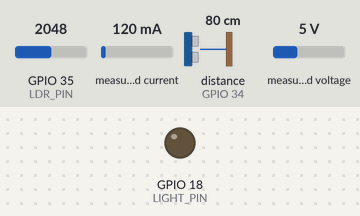
The sketch below on a simulated ESP32. Parts: output pins drawn as LEDs (lit = HIGH). Wiring (inferred from the names in the program): ultrasonic range finder: trigger GPIO 5; echo GPIO 34. The test bench sets the inputs (shaded band); at power-on: GPIO 35 (LDR_PIN) = 2048, distance to the obstacle (sensor on GPIO 34) 80 cm, measured current 120 mA, measured voltage 5 V. The echo pulse lasts 58.3 µs per cm; WiFi joins after 1.5 s; servers stay silent unless stated; no MQTT or app messages arrive unless stated; pins used as bus, display or sensor lines are not drawn; what the sketch prints to the serial monitor is not drawn.

Above: at 5.1 s.
5.2 s: GPIO 35 (LDR_PIN) set to 2439
7.2 s: GPIO 35 (LDR_PIN) set to 2561
At 8.7 s:
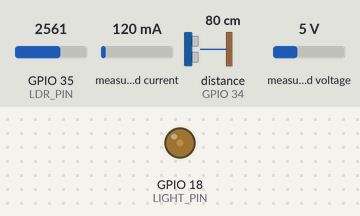
9.5 s: distance to the obstacle (sensor on GPIO 34) set to 12 cm
11.3 s: distance to the obstacle (sensor on GPIO 34) set to 9 cm
At 12.9 s:
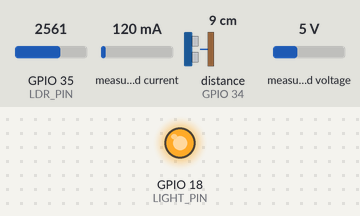
Timing chart, 0 to 30.0 s (numbered marks = the images above; inputs shaded):
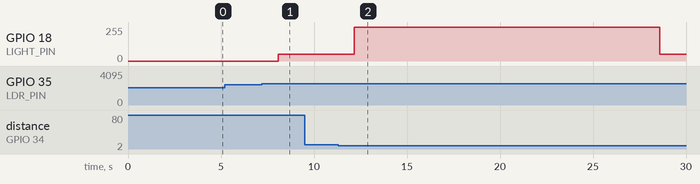

Measured:
- the behaviour switches between 2500 and 2501 on GPIO 35 (LDR_PIN) (found by bisection; images 0 and 1)
- the behaviour switches between 11 and 10 cm on distance to the obstacle (sensor on GPIO 34) (found by bisection; images 1 and 2)
- after the input at 5.2 s, every drawn part: stays the same
- after the input at 7.2 s, GPIO 18 (LIGHT_PIN): 0/255 → 51/255 after 0.88 s
- after the input at 9.5 s, every drawn part: stays the same
- after the input at 11.3 s, GPIO 18 (LIGHT_PIN): 51/255 → 255/255 after 0.87 s, → 51/255 16.4 s later

The sketch:

NODE_1.ino
```cpp
#include <WiFi.h>
#include <esp_now.h>
#include <esp_wifi.h>
#include <PubSubClient.h>
#include <ArduinoJson.h>
#include <PZEM004Tv30.h>

// ===== WIFI & MQTT =====
const char* ssid        = "Vodacom_9110";
const char* password    = "Eliza@24";
const char* mqtt_server = "192.168.0.47";

const char* topic_node1 = "streetlight/node1";
const char* topic_node2 = "streetlight/node2";
const char* topic_node3 = "streetlight/node3";

// ===== PINS =====
#define LDR_PIN        35
#define TRIG_PIN        5
#define ECHO_PIN       34
#define LIGHT_PIN      18
#define PZEM_RX_PIN    16
#define PZEM_TX_PIN    17

#define DISTANCE_THRESHOLD_CM  10.0
#define LIGHT_TIMEOUT_MS       1000

// ===== PWM CONFIG =====
#define PWM_CHANNEL     0
#define PWM_FREQ        5000
#define PWM_RESOLUTION  8
#define BRIGHTNESS_OFF   0
#define BRIGHTNESS_DIM   51
#define BRIGHTNESS_FULL  255

// ===== NODE 2 & 3 MAC ADDRESSES =====
uint8_t node2Mac[] = {0x30, 0x76, 0xF5, 0x91, 0x21, 0xB4};
uint8_t node3Mac[] = {0x8C, 0x94, 0xDF, 0x4C, 0xFA, 0xD4};

WiFiClient espClient;
PubSubClient client(espClient);
PZEM004Tv30 pzem(Serial2, PZEM_RX_PIN, PZEM_TX_PIN);

bool targetDetected      = false;
unsigned long lastDetectionTime = 0;
bool darkDetected        = false;
String lightStatus       = "OFF";
bool zoneOverride        = false;
uint8_t wifiChannel      = 6; // default, updated after WiFi connects

typedef struct {
  int   nodeId;
  float distance;
  bool  dark;
  char  light[4];
  float voltage;
  float current;
  float power;
  long  uptime;
} NodePayload;

typedef struct {
  bool dark;
} DarkFeedback;

NodePayload node2Data;
NodePayload node3Data;
bool node2Updated = false;
bool node3Updated = false;

// ===== ESP-NOW RECEIVE =====
void onReceive(const uint8_t *mac_addr, const uint8_t *data, int len) {
  // Print every packet received so we can debug
  Serial.printf("ESP-NOW RX from %02X:%02X:%02X:%02X:%02X:%02X len:%d\n",
    mac_addr[0], mac_addr[1], mac_addr[2],
    mac_addr[3], mac_addr[4], mac_addr[5], len);

  // Accept NodePayload from Node 2 and Node 3
  if (len == sizeof(NodePayload)) {
    NodePayload incoming;
    memcpy(&incoming, data, sizeof(incoming));
    incoming.dark = darkDetected; // stamp with real LDR reading

    if (incoming.nodeId == 2) {
      node2Data    = incoming;
      node2Updated = true;
      Serial.printf("Node 2 | Dist:%.1f | Light:%s | V:%.1f\n",
        incoming.distance, incoming.light, incoming.voltage);
    } else if (incoming.nodeId == 3) {
      node3Data    = incoming;
      node3Updated = true;
      Serial.printf("Node 3 | Dist:%.1f | Light:%s | V:%.1f\n",
        incoming.distance, incoming.light, incoming.voltage);
    } else {
      Serial.printf("Unknown nodeId: %d\n", incoming.nodeId);
    }
  } else {
    Serial.printf("Unexpected size: %d (NodePayload=%d DarkFeedback=%d)\n",
      len, sizeof(NodePayload), sizeof(DarkFeedback));
  }
}

float getDistanceCM() {
  digitalWrite(TRIG_PIN, LOW);
  delayMicroseconds(2);
  digitalWrite(TRIG_PIN, HIGH);
  delayMicroseconds(10);
  digitalWrite(TRIG_PIN, LOW);
  long duration = pulseIn(ECHO_PIN, HIGH, 30000);
  float dist = duration * 0.0343 / 2;
  if (duration == 0 || dist > 400) return 999.0;
  return dist;
}

void setup_wifi() {
  WiFi.mode(WIFI_AP_STA);
  WiFi.begin(ssid, password);
  Serial.print("Connecting WiFi");
  int attempts = 0;
  while (WiFi.status() != WL_CONNECTED && attempts < 30) {
    delay(500); Serial.print("."); attempts++;
  }
  if (WiFi.status() == WL_CONNECTED) {
    wifiChannel = WiFi.channel();
    Serial.println("\nWiFi OK");
    Serial.print("IP: "); Serial.println(WiFi.localIP());
    Serial.printf("WiFi Channel: %d\n", wifiChannel);
  } else {
    Serial.println("\nWiFi FAIL");
  }
}

void mqttCallback(char* topic, byte* payload, unsigned int length) {
  String msg = "";
  for (unsigned int i = 0; i < length; i++) msg += (char)payload[i];

  StaticJsonDocument<128> cmd;
  deserializeJson(cmd, msg);
  String command = cmd["command"].as<String>();

  Serial.printf("MQTT cmd [%s]: %s\n", topic, command.c_str());

  if (command == "ON") {
    zoneOverride = true;
    ledcWrite(PWM_CHANNEL, BRIGHTNESS_FULL);
    lightStatus = "ON";
  } else if (command == "OFF") {
    zoneOverride = true;
    ledcWrite(PWM_CHANNEL, BRIGHTNESS_OFF);
    lightStatus = "OFF";
  } else if (command == "BRIGHTNESS") {
    int dashValue = cmd["value"].as<int>();
    int pwmValue  = map(dashValue, 0, 100, 0, 255);
    zoneOverride  = true;
    ledcWrite(PWM_CHANNEL, pwmValue);
    lightStatus   = (pwmValue > 0) ? "ON" : "OFF";
  } else if (command == "AUTO") {
    zoneOverride = false;
  }
}

void reconnect() {
  while (!client.connected()) {
    Serial.println("Connecting MQTT...");
    if (client.connect("ESP32Node1Gateway")) {
      Serial.println("MQTT OK");
      client.subscribe("streetlight/zone1/command");
      client.subscribe("streetlight/zone2/command");
      client.subscribe("streetlight/zone3/command");
    } else {
      Serial.printf("MQTT failed rc=%d\n", client.state());
      delay(2000);
    }
  }
}

void publishNode(const char* topic, int nodeId, float distance, bool dark,
                 const char* light, float voltage, float current,
                 float power, long uptime) {
  StaticJsonDocument<256> doc;
  doc["nodeId"]   = nodeId;
  doc["distance"] = (distance > 200) ? 999 : distance;
  doc["dark"]     = dark;
  doc["light"]    = light;
  doc["voltage"]  = voltage;
  doc["current"]  = current;
  doc["power"]    = power;
  doc["uptime"]   = uptime;

  char buffer[256];
  serializeJson(doc, buffer);
  bool ok = client.publish(topic, buffer);
  Serial.printf("Pub %s [%s]\n", topic, ok ? "OK" : "FAIL");
}

void setup() {
  Serial.begin(115200);
  delay(2000);

  Serial.println("\n=== NODE 1 GATEWAY ===");

  Serial2.begin(9600, SERIAL_8N1, PZEM_RX_PIN, PZEM_TX_PIN);
  delay(200);

  pinMode(LDR_PIN, INPUT);
  pinMode(TRIG_PIN, OUTPUT);
  pinMode(ECHO_PIN, INPUT_PULLDOWN);
  pinMode(LIGHT_PIN, OUTPUT);
  digitalWrite(LIGHT_PIN, LOW);
  delay(200);

  ledcSetup(PWM_CHANNEL, PWM_FREQ, PWM_RESOLUTION);
  ledcAttachPin(LIGHT_PIN, PWM_CHANNEL);
  ledcWrite(PWM_CHANNEL, BRIGHTNESS_OFF);

  // WiFi first — sets wifiChannel
  setup_wifi();

  Serial.print("STA MAC: "); Serial.println(WiFi.macAddress());
  Serial.print("AP  MAC: "); Serial.println(WiFi.softAPmacAddress());

  // ESP-NOW init
  if (esp_now_init() != ESP_OK) {
    Serial.println("ESP-NOW FAILED");
    return;
  }
  Serial.println("ESP-NOW OK");
  esp_now_register_recv_cb(onReceive);

  // ===== REGISTER NODE 2 =====
  esp_now_peer_info_t peer2 = {};
  memcpy(peer2.peer_addr, node2Mac, 6);
  peer2.channel = wifiChannel;
  peer2.encrypt = false;
  if (esp_now_add_peer(&peer2) == ESP_OK) {
    Serial.printf("Node 2 peer OK ch:%d MAC:%02X:%02X:%02X:%02X:%02X:%02X\n",
      wifiChannel,
      node2Mac[0], node2Mac[1], node2Mac[2],
      node2Mac[3], node2Mac[4], node2Mac[5]);
  } else {
    Serial.println("Node 2 peer FAILED");
  }

  // ===== REGISTER NODE 3 =====
  esp_now_peer_info_t peer3 = {};
  memcpy(peer3.peer_addr, node3Mac, 6);
  peer3.channel = wifiChannel;
  peer3.encrypt = false;
  if (esp_now_add_peer(&peer3) == ESP_OK) {
    Serial.printf("Node 3 peer OK ch:%d MAC:%02X:%02X:%02X:%02X:%02X:%02X\n",
      wifiChannel,
      node3Mac[0], node3Mac[1], node3Mac[2],
      node3Mac[3], node3Mac[4], node3Mac[5]);
  } else {
    Serial.println("Node 3 peer FAILED");
  }

  client.setServer(mqtt_server, 1883);
  client.setCallback(mqttCallback);

  Serial.println("Node 1 ready\n");
}

void loop() {
  if (WiFi.status() != WL_CONNECTED) setup_wifi();
  if (!client.connected()) reconnect();
  client.loop();

  // ===== SENSORS =====
  int ldrValue = analogRead(LDR_PIN);
  darkDetected = (ldrValue > 2500);

  float dist = getDistanceCM();

  if (dist <= DISTANCE_THRESHOLD_CM) {
    targetDetected = true;
    lastDetectionTime = millis();
  } else if (millis() - lastDetectionTime > LIGHT_TIMEOUT_MS) {
    targetDetected = false;
  }

  // ===== SEND DARK FLAG TO NODE 2 AND NODE 3 =====
  DarkFeedback feedback;
  feedback.dark = darkDetected;
  esp_err_t r2 = esp_now_send(node2Mac, (uint8_t *)&feedback, sizeof(feedback));
  esp_err_t r3 = esp_now_send(node3Mac, (uint8_t *)&feedback, sizeof(feedback));
  Serial.printf("Dark send → N2:%s N3:%s\n",
    r2 == ESP_OK ? "OK" : "ERR",
    r3 == ESP_OK ? "OK" : "ERR");

  // ===== LIGHT CONTROL =====
  if (!zoneOverride) {
    if (darkDetected && targetDetected) {
      ledcWrite(PWM_CHANNEL, BRIGHTNESS_FULL);
      lightStatus = "ON";
    } else if (darkDetected && !targetDetected) {
      ledcWrite(PWM_CHANNEL, BRIGHTNESS_DIM);
      lightStatus = "DIM";
    } else {
      ledcWrite(PWM_CHANNEL, BRIGHTNESS_OFF);
      lightStatus = "OFF";
    }
  }

  // ===== ENERGY =====
  float r_v   = pzem.voltage();
  float r_c   = pzem.current();
  float r_p   = pzem.power();
  float voltage = isnan(r_v) ? 0.0 : r_v;
  float current = isnan(r_c) ? 0.0 : r_c;
  float power   = isnan(r_p) ? 0.0 : r_p;

  Serial.printf("LDR:%d | Dist:%.1f | Dark:%d | Light:%s | %.2fV | %.3fA | %.3fW\n",
    ldrValue, dist, darkDetected, lightStatus.c_str(), voltage, current, power);

  // ===== PUBLISH =====
  publishNode(topic_node1, 1, dist, darkDetected,
              lightStatus.c_str(), voltage, current, power, millis() / 1000);

  if (node2Updated) {
    publishNode(topic_node2, 2,
                node2Data.distance, node2Data.dark, node2Data.light,
                node2Data.voltage, node2Data.current, node2Data.power,
                node2Data.uptime);
    node2Updated = false;
  }

  if (node3Updated) {
    publishNode(topic_node3, 3,
                node3Data.distance, node3Data.dark, node3Data.light,
                node3Data.voltage, node3Data.current, node3Data.power,
                node3Data.uptime);
    node3Updated = false;
  }

  delay(2000);
}
```
